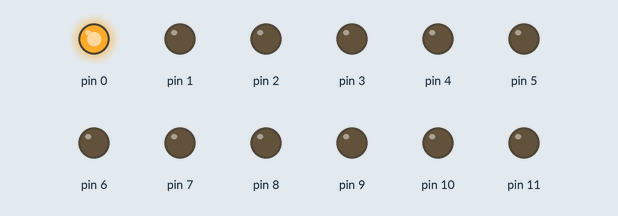
Bench run of a sketch on a simulated Arduino Uno, built with avr-gcc and run on an emulated ATmega328P. On the bench: output pins drawn as LEDs (lit = HIGH).

Above: at 0.07 s.
At 1.12 s:
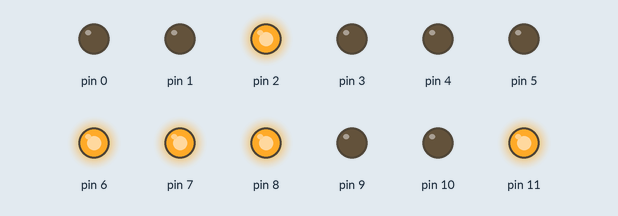
At 2.02 s:
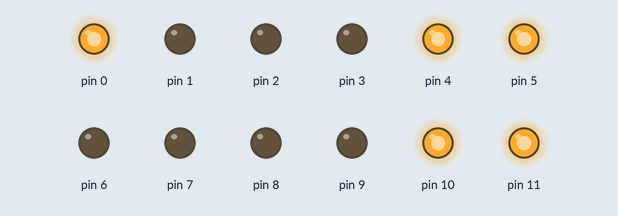
At 4.12 s:
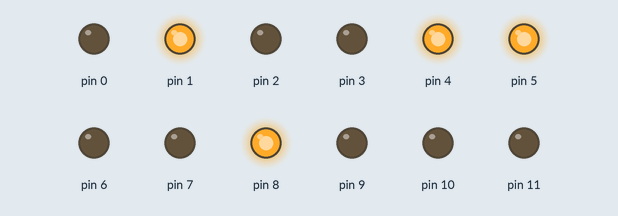
At 6.07 s:
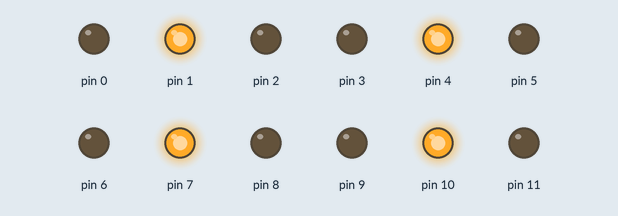
At 8.17 s:
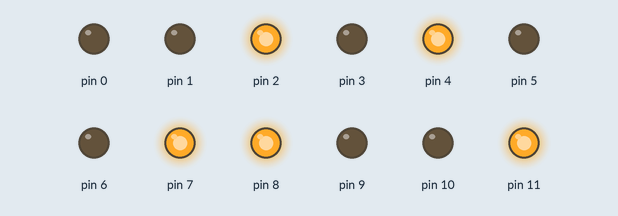
Timing chart, 0 to 8.5 s (numbered marks = the images above):
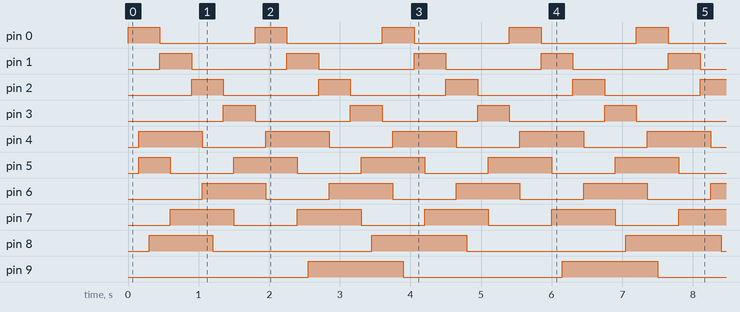

Measured:
- by itself, pin 0–3: alternates HIGH for 0.45 s and LOW for 1.4 s
- by itself, pin 4, pin 6, pin 7: alternates HIGH for 0.90 s and LOW for 0.90 s
- by itself, pin 5: repeats every 1.8 s: LOW 0.90 s, HIGH 0.90 s
- by itself, pin 8: repeats every 3.6 s: LOW 2.3 s, HIGH 1.4 s
- by itself, pin 9–11: alternates HIGH for 1.4 s and LOW for 2.3 s

The sketch:

Ejercicio16Objetos.ino
```cpp
#include "MotorPAP.h"

MotorPAP m1;
MotorPAP m2;
MotorPAP m3;

void setup(){
  m1.setPines(0,1,2,3);
  m1.setPasoSimple();
  m2.setPines(4,5,6,7);
  m2.setPasoDoble();
  m3.setPines(8,9,10,11);
  m3.setPasoMedio();

}

void loop(){
  m1.avanzar(1,150);
  m2.retroceder(1,150);
  m3.retroceder(1,150);
}
```

MotorPAP.cpp
```cpp
#include "Arduino.h"
#include "MotorPAP.h"

MotorPAP::MotorPAP(){
  indice=0;
}

void MotorPAP::setPines(byte a, byte b, byte c, byte d){
  pinMode(a,OUTPUT);
  pinMode(b,OUTPUT);
  pinMode(c,OUTPUT);
  pinMode(d,OUTPUT);
  pines[0]=a;
  pines[1]=b;
  pines[2]=c;
  pines[3]=d;
}

void MotorPAP::setPasoSimple(){
  pasos[0]=1;
  pasos[1]=2;
  pasos[2]=4;
  pasos[3]=8;
  tope=4;
  /*-----------------
   Primer paso  1=0001
   Segundo paso 2=0010
   Tercer paso  4=0100
   Cuarto paso  8=1000
   -----------------*/
}

void MotorPAP::setPasoDoble(){
  pasos[0]=3;
  pasos[1]=6;
  pasos[2]=12;
  pasos[3]=9;
  tope=4;
  /*-----------------
  Primer paso  3=0011
  Segundo paso 6=0110
  Tercer paso 12=1100
  Cuarto paso  9=1001
  -----------------*/
}

void MotorPAP::setPasoMedio(){
  pasos[0]=1;
  pasos[1]=3;
  pasos[2]=2;
  pasos[3]=6;
  pasos[4]=4;
  pasos[5]=12;
  pasos[6]=8;
  pasos[7]=9;
  tope=8;
  /*-----------------
  Primer paso  1=0001
  Segundo paso 3=0011
  Tercer paso  2=0010
  Cuarto paso  6=0110
  Quinto paso  4=0100
  Sexto paso  12=1100
  Septimo paso 8=1000
  Octavo paso  9=1001
  -----------------*/
}

void MotorPAP::avanzar(int num_pasos,int delay_paso){
  for(int i=0;i<num_pasos;i++){
    writeMotor();
    delay(delay_paso);
    indice++;
    if(indice>=tope){
      indice=0;
    }
  }
}

void MotorPAP::retroceder(int num_pasos,int delay_paso){
  for(int i=0;i<num_pasos;i++){
    writeMotor();
    delay(delay_paso);
    indice--;
    if(indice<0){
      indice=tope-1;
    }
  }
}

void MotorPAP::writeMotor(){
  boolean aux=false;
  for(int i=0;i<4;i++){
    aux=bitRead(pasos[indice],i); //lee un bit del vector pasos
    digitalWrite(pines[i],aux);   //escribe ese bit en un pin del motor
  }
}
```

MotorPAP.h
```cpp
#ifndef MotorPAP_h
#define MotorPAP_h
#include "Arduino.h"

class MotorPAP{
private:
  byte pines[4];
  byte pasos[8];
  char indice;
  byte tope;
  void writeMotor();
public:
  MotorPAP();
  void setPines(byte a, byte b, byte c, byte d);
  void setPasoSimple();
  void setPasoDoble();
  void setPasoMedio();
  void avanzar(int num_pasos,int delay_paso);
  void retroceder(int num_pasos,int delay_paso);
};
#endif
```
